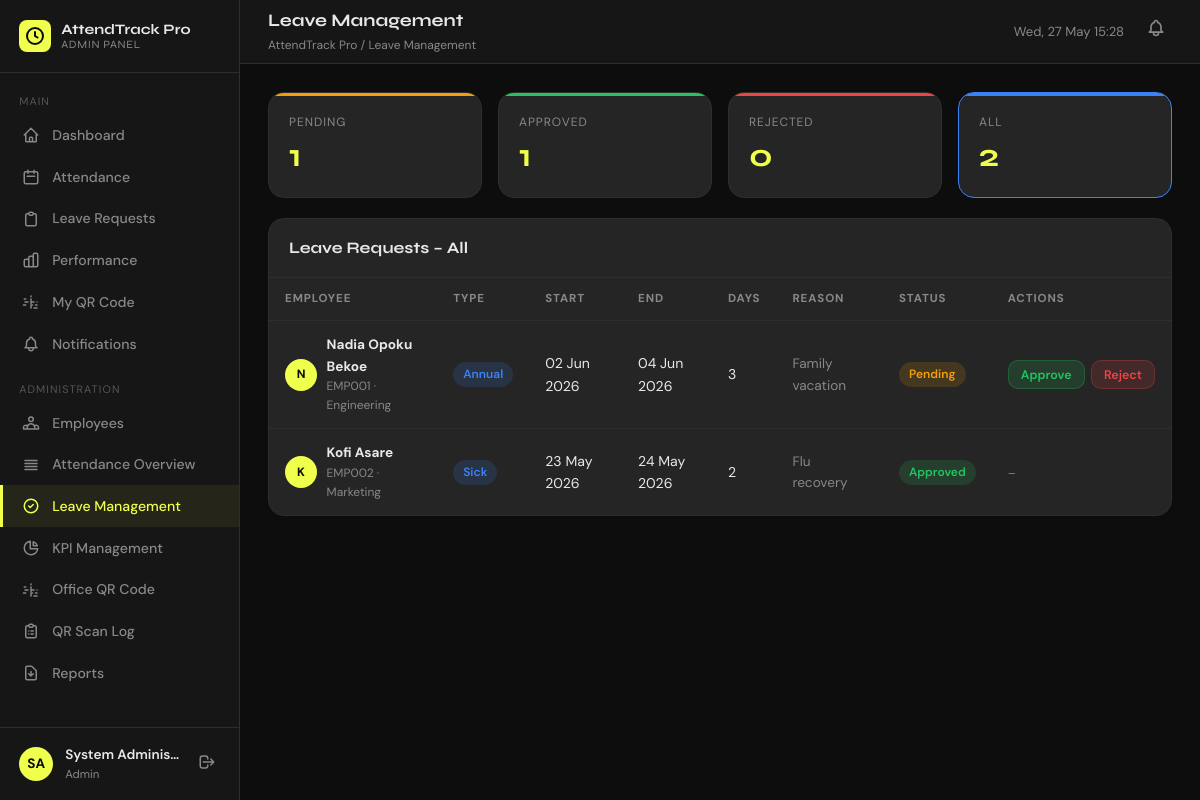
The app's page /admin/leave_management.php?status=all (signed in) with its own data.
### tables this page shows
CREATE TABLE IF NOT EXISTS leave_requests (
  id            INT AUTO_INCREMENT PRIMARY KEY,
  employee_id   INT NOT NULL,
  leave_type    ENUM('annual','sick','emergency','unpaid','other') DEFAULT 'annual',
  start_date    DATE NOT NULL,
  end_date      DATE NOT NULL,
  total_days    INT NOT NULL DEFAULT 1,
  reason        TEXT DEFAULT NULL,
  status        ENUM('pending','approved','rejected') DEFAULT 'pending',
  reviewed_by   INT DEFAULT NULL,                    
  reviewed_at   TIMESTAMP NULL DEFAULT NULL,
  admin_notes   TEXT DEFAULT NULL,
  created_at    TIMESTAMP DEFAULT CURRENT_TIMESTAMP,
  FOREIGN KEY (employee_id) REFERENCES employees(id) ON DELETE CASCADE,
  FOREIGN KEY (reviewed_by) REFERENCES employees(id) ON DELETE SET NULL
);

CREATE TABLE IF NOT EXISTS employees (
  id            INT AUTO_INCREMENT PRIMARY KEY,
  emp_code      VARCHAR(20) UNIQUE NOT NULL,         
  full_name     VARCHAR(100) NOT NULL,
  email         VARCHAR(150) UNIQUE NOT NULL,
  password_hash VARCHAR(255) NOT NULL,               
  role          ENUM('admin','employee') DEFAULT 'employee',
  is_super_admin TINYINT(1) DEFAULT 0,
  department    VARCHAR(100) DEFAULT NULL,
  position      VARCHAR(100) DEFAULT NULL,
  phone         VARCHAR(20) DEFAULT NULL,
  hire_date     DATE DEFAULT NULL,
  status        ENUM('active','inactive') DEFAULT 'active',
  avatar        VARCHAR(255) DEFAULT NULL,
  created_at    TIMESTAMP DEFAULT CURRENT_TIMESTAMP,
  updated_at    TIMESTAMP DEFAULT CURRENT_TIMESTAMP ON UPDATE CURRENT_TIMESTAMP
);

### admin/leave_management.php (the view, shortened to what this page needs)
<?php
require_once __DIR__ . '/../includes/helpers.php';
$db = getDB();
$statusFilter = $_GET['status'] ?? 'pending';
$stmt = $db->prepare("
  SELECT lr.*, e.full_name, e.emp_code, e.department
  FROM leave_requests lr
  JOIN employees e ON e.id = lr.employee_id
  WHERE (? = 'all' OR lr.status = ?)
  ORDER BY lr.created_at DESC
  LIMIT 100
");
$stmt->execute([$statusFilter, $statusFilter]);
$leaves = $stmt->fetchAll();
$counts = $db->query("
  SELECT status, COUNT(*) AS cnt FROM leave_requests GROUP BY status
")->fetchAll(PDO::FETCH_KEY_PAIR);
require_once __DIR__ . '/../includes/nav.php';
?>
<div class="stats-grid" style="grid-template-columns:repeat(4,1fr);margin-bottom:1.25rem">
  <?php foreach(['pending'=>'amber','approved'=>'green','rejected'=>'red','all'=>'blue'] as $s => $c): ?>
  <a href="?status=<?= $s ?>" style="text-decoration:none">
    <div class="stat-card" style="--card-accent:var(--<?= $c ?>);cursor:pointer;<?= $statusFilter===$s?'border-color:var(--'.$c.')':'' ?>">
      <div class="stat-label-sm"><?= ucfirst($s) ?></div>
      <div class="stat-value"><?= $s === 'all' ? array_sum($counts) : ($counts[$s] ?? 0) ?></div>
    </div>
  </a>
  <?php endforeach; ?>
</div>
<div class="table-card">
  <div class="table-card-header">
    <div class="table-card-title">Leave Requests – <?= ucfirst($statusFilter) ?></div>
  </div>
  <div class="table-wrap">
    <table class="data-table">
      <thead><tr>
        <th>Employee</th><th>Type</th><th>Start</th><th>End</th>
        <th>Days</th><th>Reason</th><th>Status</th><th>Actions</th>
      </tr></thead>
      <tbody>
      <?php if ($leaves): foreach ($leaves as $l): ?>
        <tr>
          <td>
            <div class="emp-cell">
              <div class="avatar-initials"><?= strtoupper(substr($l['full_name'],0,1)) ?></div>
              <div>
                <div class="text-sm font-bold"><?= e($l['full_name']) ?></div>
                <div class="text-xs text-dim"><?= e($l['emp_code']) ?> · <?= e($l['department']) ?></div>
              </div>
            </div>
          </td>
          <td><span class="badge badge-leave"><?= ucfirst(e($l['leave_type'])) ?></span></td>
          <td><?= date('d M Y', strtotime($l['start_date'])) ?></td>
          <td><?= date('d M Y', strtotime($l['end_date'])) ?></td>
          <td><?= $l['total_days'] ?></td>
          <td class="text-sm text-dim" style="max-width:200px;white-space:normal"><?= e(substr($l['reason']??'',0,80)) ?></td>
          <td><?= leaveStatusBadge($l['status']) ?></td>
          <td>
            <?php if ($l['status'] === 'pending'): ?>
              <div style="display:flex;gap:.4rem">
                <button onclick="openLeaveModal(<?= $l['id'] ?>,'approve')" class="btn btn-success btn-sm">Approve</button>
                <button onclick="openLeaveModal(<?= $l['id'] ?>,'reject')"  class="btn btn-danger btn-sm">Reject</button>
              </div>
            <?php else: ?>
              <span class="text-xs text-dim"><?= $l['admin_notes'] ? e(substr($l['admin_notes'],0,40)) : '–' ?></span>
            <?php endif; ?>
          </td>
        </tr>
      <?php endforeach; else: ?>
        <tr><td colspan="8"><div class="empty-state"><p>No leave requests found.</p></div></td></tr>
      <?php endif; ?>
      </tbody>
    </table>
  </div>
</div>
<?php require_once __DIR__ . '/../includes/footer.php'; ?>

### includes/helpers.php (shortened to what this page needs)
<?php
function e(mixed $val): string {
    return htmlspecialchars((string)$val, ENT_QUOTES | ENT_HTML5, 'UTF-8');
}
function leaveStatusBadge(string $status): string {
    $map = [
        'pending'  => 'badge-pending',
        'approved' => 'badge-present',
        'rejected' => 'badge-absent',
    ];
    $cls = $map[$status] ?? 'badge-default';
    return "<span class=\"badge $cls\">" . ucfirst($status) . "</span>";
}

### assets/css/style.css (style rules this page uses)
:root { --accent: #f0ff4b; --accent-dark: #c8d400; --bg: #0d0d0d; --bg2: #161616; --bg3: #1e1e1e; --surface: #252525; --border: #2e2e2e; --text: #e8e8e8; --text-dim: #888; --text-xdim: #555; --green: #22c55e; --red: #ef4444; --amber: #f59e0b; --blue: #3b82f6; --purple: #a855f7; --radius: 10px; --radius-lg: 16px; --shadow: 0 4px 24px rgba(0,0,0,.45); --ff-display: 'Syne', sans-serif; --ff-body: 'DM Sans', sans-serif; --sidebar-w: 240px; --topbar-h: 64px; }
*, *::before, *::after { box-sizing: border-box; margin: 0; padding: 0; }
html { font-size: 16px; scroll-behavior: smooth; }
body { font-family: var(--ff-body); background: var(--bg); color: var(--text); line-height: 1.6; -webkit-font-smoothing: antialiased; }
a { color: var(--accent); text-decoration: none; }
input, select, textarea, button { font-family: inherit; }
.stats-grid { display: grid; grid-template-columns: repeat(auto-fill, minmax(200px, 1fr)); gap: 1rem; margin-bottom: 1.75rem; }
.stat-card { background: var(--surface); border: 1px solid var(--border); border-radius: var(--radius-lg); padding: 1.25rem; position: relative; overflow: hidden; transition: border-color .2s, transform .2s; }
.stat-card::before { content: ''; position: absolute; top: 0; left: 0; right: 0; height: 3px; background: var(--card-accent, var(--accent)); }
.stat-label-sm { font-size: .75rem; text-transform: uppercase; letter-spacing: .08em; color: var(--text-dim); margin-bottom: .5rem; }
.stat-value { font-family: var(--ff-display); font-size: 2rem; font-weight: 700; line-height: 1; margin-bottom: .3rem; }
.table-card { background: var(--surface); border: 1px solid var(--border); border-radius: var(--radius-lg); overflow: hidden; margin-bottom: 1.75rem; }
.table-card-header { display: flex; align-items: center; justify-content: space-between; padding: 1rem 1.25rem; border-bottom: 1px solid var(--border); gap: 1rem; flex-wrap: wrap; }
.table-card-title { font-family: var(--ff-display); font-size: 1rem; font-weight: 700; }
.table-wrap { overflow-x: auto; }
table.data-table { width: 100%; border-collapse: collapse; font-size: .88rem; }
.data-table th { text-align: left; padding: .75rem 1rem; font-size: .72rem; text-transform: uppercase; letter-spacing: .08em; color: var(--text-dim); border-bottom: 1px solid var(--border); white-space: nowrap; }
.data-table td { padding: .8rem 1rem; border-bottom: 1px solid rgba(255,255,255,.04); vertical-align: middle; }
.data-table tr:last-child td { border-bottom: none; }
.badge { display: inline-flex; align-items: center; padding: 3px 10px; border-radius: 20px; font-size: .75rem; font-weight: 600; text-transform: capitalize; }
.badge-present { background: rgba(34,197,94,.15); color: var(--green); }
.badge-leave { background: rgba(59,130,246,.15); color: var(--blue); }
.badge-pending { background: rgba(245,158,11,.15); color: var(--amber); }
.btn { display: inline-flex; align-items: center; gap: .4rem; padding: .55rem 1.1rem; border-radius: var(--radius); font-size: .85rem; font-weight: 600; cursor: pointer; border: none; transition: all .15s; text-decoration: none; white-space: nowrap; }
.btn-danger { background: rgba(239,68,68,.15); color: var(--red); border: 1px solid rgba(239,68,68,.25); }
.btn-success { background: rgba(34,197,94,.15); color: var(--green); border: 1px solid rgba(34,197,94,.25); }
.btn-sm { padding: .35rem .75rem; font-size: .78rem; }
.text-dim { color: var(--text-dim); }
.text-sm { font-size: .85rem; }
.text-xs { font-size: .75rem; }
.font-bold { font-weight: 700; }
.avatar-initials { width: 32px; height: 32px; border-radius: 50%; background: var(--accent); color: #0a0a0a; font-size: .75rem; font-weight: 700; display: inline-flex; align-items: center; justify-content: center; flex-shrink: 0; }
.emp-cell { display: flex; align-items: center; gap: .6rem; }

### records on screen
leave_requests: employee.full_name "N", employee.full_name "Nadia Opoku Bekoe", employee.emp_code "EMP001", employee.department "Engineering", leave_type "Annual", start_date "02 Jun 2026", end_date "04 Jun 2026", total_days "3", reason "Family vacation", status "Pending"
leave_requests: employee.full_name "K", employee.full_name "Kofi Asare", employee.emp_code "EMP002", employee.department "Marketing", leave_type "Sick", start_date "23 May 2026", end_date "24 May 2026", total_days "2", reason "Flu recovery", status "Approved"

### other values on screen
APP_NAME "AttendTrack Pro"
$initials "SA"
$cu['full_name'] "System Adminis…"
$cu['role'] "Admin"
$pageTitle "Leave Management"
$s "PENDING"
$counts[$s] "1"
$s "APPROVED"
$s "REJECTED"
$counts[$s] "0"
$s "ALL"
$statusFilter "All"
